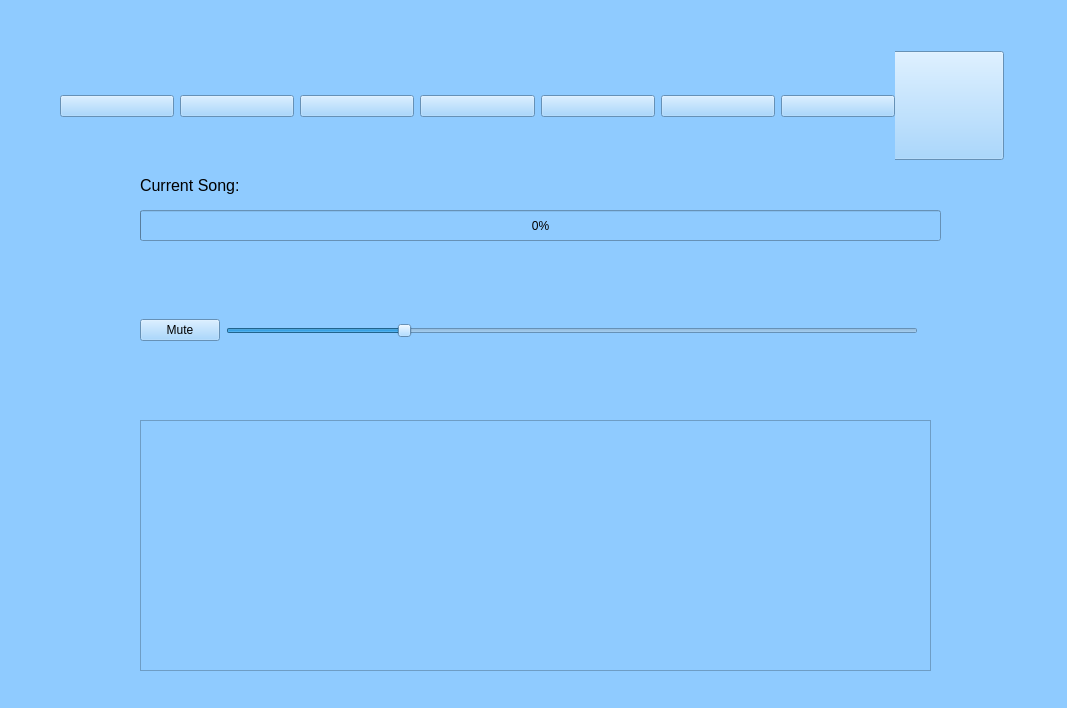
<?xml version="1.0" encoding="UTF-8"?>
<ui version="4.0">
 <class>Widget</class>
 <widget class="QWidget" name="Widget">
  <property name="geometry">
   <rect>
    <x>0</x>
    <y>0</y>
    <width>1067</width>
    <height>708</height>
   </rect>
  </property>
  <property name="windowTitle">
   <string>Music Player</string>
  </property>
  <property name="styleSheet">
   <string notr="true">
background-color: rgb(143, 203, 255);</string>
  </property>
  <widget class="QTableView" name="playlistView">
   <property name="geometry">
    <rect>
     <x>140</x>
     <y>420</y>
     <width>791</width>
     <height>251</height>
    </rect>
   </property>
  </widget>
  <widget class="QWidget" name="layoutWidget">
   <property name="geometry">
    <rect>
     <x>140</x>
     <y>270</y>
     <width>791</width>
     <height>121</height>
    </rect>
   </property>
   <layout class="QHBoxLayout" name="horizontalLayout_2">
    <item>
     <widget class="QPushButton" name="mute">
      <property name="text">
       <string>Mute</string>
      </property>
      <property name="icon">
       <iconset resource="newres.qrc">
        <normaloff>:/resnew/Resources/icons8-audio-100.png</normaloff>:/resnew/Resources/icons8-audio-100.png</iconset>
      </property>
      <property name="iconSize">
       <size>
        <width>100</width>
        <height>100</height>
       </size>
      </property>
     </widget>
    </item>
    <item>
     <widget class="QSlider" name="volume">
      <property name="cursor">
       <cursorShape>OpenHandCursor</cursorShape>
      </property>
      <property name="autoFillBackground">
       <bool>false</bool>
      </property>
      <property name="value">
       <number>25</number>
      </property>
      <property name="orientation">
       <enum>Qt::Horizontal</enum>
      </property>
     </widget>
    </item>
    <item>
     <widget class="QLabel" name="label">
      <property name="text">
       <string/>
      </property>
      <property name="pixmap">
       <pixmap resource="newres.qrc">:/resnew/Resources/icons8-adjust-100.png</pixmap>
      </property>
     </widget>
    </item>
   </layout>
  </widget>
  <widget class="QLabel" name="label_2">
   <property name="geometry">
    <rect>
     <x>140</x>
     <y>170</y>
     <width>141</width>
     <height>31</height>
    </rect>
   </property>
   <property name="text">
    <string>&lt;html&gt;&lt;head/&gt;&lt;body&gt;&lt;p&gt;&lt;span style=&quot; font-size:12pt;&quot;&gt;Current Song:&lt;/span&gt;&lt;/p&gt;&lt;/body&gt;&lt;/html&gt;</string>
   </property>
  </widget>
  <widget class="QProgressBar" name="progressBar">
   <property name="geometry">
    <rect>
     <x>140</x>
     <y>210</y>
     <width>801</width>
     <height>31</height>
    </rect>
   </property>
   <property name="value">
    <number>0</number>
   </property>
  </widget>
  <widget class="QLabel" name="currentTrack">
   <property name="geometry">
    <rect>
     <x>280</x>
     <y>170</y>
     <width>661</width>
     <height>31</height>
    </rect>
   </property>
   <property name="text">
    <string>&lt;html&gt;&lt;head/&gt;&lt;body&gt;&lt;p&gt;&lt;span style=&quot; font-size:16pt;&quot;/&gt;&lt;/p&gt;&lt;/body&gt;&lt;/html&gt;</string>
   </property>
  </widget>
  <widget class="QPushButton" name="next">
   <property name="geometry">
    <rect>
     <x>891</x>
     <y>51</y>
     <width>113</width>
     <height>109</height>
    </rect>
   </property>
   <property name="text">
    <string/>
   </property>
   <property name="icon">
    <iconset resource="newres.qrc">
     <normaloff>:/resnew/Resources/icons8-next-page-100.png</normaloff>:/resnew/Resources/icons8-next-page-100.png</iconset>
   </property>
   <property name="iconSize">
    <size>
     <width>100</width>
     <height>100</height>
    </size>
   </property>
  </widget>
  <widget class="QWidget" name="layoutWidget">
   <property name="geometry">
    <rect>
     <x>60</x>
     <y>51</y>
     <width>835</width>
     <height>111</height>
    </rect>
   </property>
   <layout class="QHBoxLayout" name="horizontalLayout">
    <item>
     <widget class="QPushButton" name="file">
      <property name="palette">
       <palette>
        <active>
         <colorrole role="Button">
          <brush brushstyle="SolidPattern">
           <color alpha="255">
            <red>143</red>
            <green>203</green>
            <blue>255</blue>
           </color>
          </brush>
         </colorrole>
         <colorrole role="Base">
          <brush brushstyle="SolidPattern">
           <color alpha="255">
            <red>143</red>
            <green>203</green>
            <blue>255</blue>
           </color>
          </brush>
         </colorrole>
         <colorrole role="Window">
          <brush brushstyle="SolidPattern">
           <color alpha="255">
            <red>143</red>
            <green>203</green>
            <blue>255</blue>
           </color>
          </brush>
         </colorrole>
        </active>
        <inactive>
         <colorrole role="Button">
          <brush brushstyle="SolidPattern">
           <color alpha="255">
            <red>143</red>
            <green>203</green>
            <blue>255</blue>
           </color>
          </brush>
         </colorrole>
         <colorrole role="Base">
          <brush brushstyle="SolidPattern">
           <color alpha="255">
            <red>143</red>
            <green>203</green>
            <blue>255</blue>
           </color>
          </brush>
         </colorrole>
         <colorrole role="Window">
          <brush brushstyle="SolidPattern">
           <color alpha="255">
            <red>143</red>
            <green>203</green>
            <blue>255</blue>
           </color>
          </brush>
         </colorrole>
        </inactive>
        <disabled>
         <colorrole role="Button">
          <brush brushstyle="SolidPattern">
           <color alpha="255">
            <red>143</red>
            <green>203</green>
            <blue>255</blue>
           </color>
          </brush>
         </colorrole>
         <colorrole role="Base">
          <brush brushstyle="SolidPattern">
           <color alpha="255">
            <red>143</red>
            <green>203</green>
            <blue>255</blue>
           </color>
          </brush>
         </colorrole>
         <colorrole role="Window">
          <brush brushstyle="SolidPattern">
           <color alpha="255">
            <red>143</red>
            <green>203</green>
            <blue>255</blue>
           </color>
          </brush>
         </colorrole>
        </disabled>
       </palette>
      </property>
      <property name="styleSheet">
       <string notr="true"/>
      </property>
      <property name="text">
       <string/>
      </property>
      <property name="icon">
       <iconset resource="newres.qrc">
        <normaloff>:/resnew/Resources/icons8-file-100.png</normaloff>:/resnew/Resources/icons8-file-100.png</iconset>
      </property>
      <property name="iconSize">
       <size>
        <width>100</width>
        <height>100</height>
       </size>
      </property>
     </widget>
    </item>
    <item>
     <widget class="QPushButton" name="previous">
      <property name="text">
       <string/>
      </property>
      <property name="icon">
       <iconset resource="newres.qrc">
        <normaloff>:/resnew/Resources/icons8-previous-page-100.png</normaloff>:/resnew/Resources/icons8-previous-page-100.png</iconset>
      </property>
      <property name="iconSize">
       <size>
        <width>100</width>
        <height>100</height>
       </size>
      </property>
     </widget>
    </item>
    <item>
     <widget class="QPushButton" name="rewind">
      <property name="text">
       <string/>
      </property>
      <property name="icon">
       <iconset resource="newres.qrc">
        <normaloff>:/resnew/Resources/icons8-replay-10-100.png</normaloff>:/resnew/Resources/icons8-replay-10-100.png</iconset>
      </property>
      <property name="iconSize">
       <size>
        <width>100</width>
        <height>100</height>
       </size>
      </property>
     </widget>
    </item>
    <item>
     <widget class="QPushButton" name="play">
      <property name="palette">
       <palette>
        <active>
         <colorrole role="WindowText">
          <brush brushstyle="SolidPattern">
           <color alpha="255">
            <red>0</red>
            <green>0</green>
            <blue>0</blue>
           </color>
          </brush>
         </colorrole>
         <colorrole role="Button">
          <brush brushstyle="SolidPattern">
           <color alpha="255">
            <red>143</red>
            <green>203</green>
            <blue>255</blue>
           </color>
          </brush>
         </colorrole>
         <colorrole role="Light">
          <brush brushstyle="SolidPattern">
           <color alpha="255">
            <red>255</red>
            <green>255</green>
            <blue>255</blue>
           </color>
          </brush>
         </colorrole>
         <colorrole role="Midlight">
          <brush brushstyle="SolidPattern">
           <color alpha="255">
            <red>255</red>
            <green>255</green>
            <blue>255</blue>
           </color>
          </brush>
         </colorrole>
         <colorrole role="Dark">
          <brush brushstyle="SolidPattern">
           <color alpha="255">
            <red>127</red>
            <green>127</green>
            <blue>127</blue>
           </color>
          </brush>
         </colorrole>
         <colorrole role="Mid">
          <brush brushstyle="SolidPattern">
           <color alpha="255">
            <red>170</red>
            <green>170</green>
            <blue>170</blue>
           </color>
          </brush>
         </colorrole>
         <colorrole role="Text">
          <brush brushstyle="SolidPattern">
           <color alpha="255">
            <red>0</red>
            <green>0</green>
            <blue>0</blue>
           </color>
          </brush>
         </colorrole>
         <colorrole role="BrightText">
          <brush brushstyle="SolidPattern">
           <color alpha="255">
            <red>255</red>
            <green>255</green>
            <blue>255</blue>
           </color>
          </brush>
         </colorrole>
         <colorrole role="ButtonText">
          <brush brushstyle="SolidPattern">
           <color alpha="255">
            <red>0</red>
            <green>0</green>
            <blue>0</blue>
           </color>
          </brush>
         </colorrole>
         <colorrole role="Base">
          <brush brushstyle="SolidPattern">
           <color alpha="255">
            <red>143</red>
            <green>203</green>
            <blue>255</blue>
           </color>
          </brush>
         </colorrole>
         <colorrole role="Window">
          <brush brushstyle="SolidPattern">
           <color alpha="255">
            <red>143</red>
            <green>203</green>
            <blue>255</blue>
           </color>
          </brush>
         </colorrole>
         <colorrole role="Shadow">
          <brush brushstyle="SolidPattern">
           <color alpha="255">
            <red>0</red>
            <green>0</green>
            <blue>0</blue>
           </color>
          </brush>
         </colorrole>
         <colorrole role="AlternateBase">
          <brush brushstyle="SolidPattern">
           <color alpha="255">
            <red>255</red>
            <green>255</green>
            <blue>255</blue>
           </color>
          </brush>
         </colorrole>
         <colorrole role="ToolTipBase">
          <brush brushstyle="SolidPattern">
           <color alpha="255">
            <red>255</red>
            <green>255</green>
            <blue>220</blue>
           </color>
          </brush>
         </colorrole>
         <colorrole role="ToolTipText">
          <brush brushstyle="SolidPattern">
           <color alpha="255">
            <red>0</red>
            <green>0</green>
            <blue>0</blue>
           </color>
          </brush>
         </colorrole>
         <colorrole role="PlaceholderText">
          <brush brushstyle="SolidPattern">
           <color alpha="128">
            <red>0</red>
            <green>0</green>
            <blue>0</blue>
           </color>
          </brush>
         </colorrole>
        </active>
        <inactive>
         <colorrole role="WindowText">
          <brush brushstyle="SolidPattern">
           <color alpha="255">
            <red>0</red>
            <green>0</green>
            <blue>0</blue>
           </color>
          </brush>
         </colorrole>
         <colorrole role="Button">
          <brush brushstyle="SolidPattern">
           <color alpha="255">
            <red>143</red>
            <green>203</green>
            <blue>255</blue>
           </color>
          </brush>
         </colorrole>
         <colorrole role="Light">
          <brush brushstyle="SolidPattern">
           <color alpha="255">
            <red>255</red>
            <green>255</green>
            <blue>255</blue>
           </color>
          </brush>
         </colorrole>
         <colorrole role="Midlight">
          <brush brushstyle="SolidPattern">
           <color alpha="255">
            <red>255</red>
            <green>255</green>
            <blue>255</blue>
           </color>
          </brush>
         </colorrole>
         <colorrole role="Dark">
          <brush brushstyle="SolidPattern">
           <color alpha="255">
            <red>127</red>
            <green>127</green>
            <blue>127</blue>
           </color>
          </brush>
         </colorrole>
         <colorrole role="Mid">
          <brush brushstyle="SolidPattern">
           <color alpha="255">
            <red>170</red>
            <green>170</green>
            <blue>170</blue>
           </color>
          </brush>
         </colorrole>
         <colorrole role="Text">
          <brush brushstyle="SolidPattern">
           <color alpha="255">
            <red>0</red>
            <green>0</green>
            <blue>0</blue>
           </color>
          </brush>
         </colorrole>
         <colorrole role="BrightText">
          <brush brushstyle="SolidPattern">
           <color alpha="255">
            <red>255</red>
            <green>255</green>
            <blue>255</blue>
           </color>
          </brush>
         </colorrole>
         <colorrole role="ButtonText">
          <brush brushstyle="SolidPattern">
           <color alpha="255">
            <red>0</red>
            <green>0</green>
            <blue>0</blue>
           </color>
          </brush>
         </colorrole>
         <colorrole role="Base">
          <brush brushstyle="SolidPattern">
           <color alpha="255">
            <red>143</red>
            <green>203</green>
            <blue>255</blue>
           </color>
          </brush>
         </colorrole>
         <colorrole role="Window">
          <brush brushstyle="SolidPattern">
           <color alpha="255">
            <red>143</red>
            <green>203</green>
            <blue>255</blue>
           </color>
          </brush>
         </colorrole>
         <colorrole role="Shadow">
          <brush brushstyle="SolidPattern">
           <color alpha="255">
            <red>0</red>
            <green>0</green>
            <blue>0</blue>
           </color>
          </brush>
         </colorrole>
         <colorrole role="AlternateBase">
          <brush brushstyle="SolidPattern">
           <color alpha="255">
            <red>255</red>
            <green>255</green>
            <blue>255</blue>
           </color>
          </brush>
         </colorrole>
         <colorrole role="ToolTipBase">
          <brush brushstyle="SolidPattern">
           <color alpha="255">
            <red>255</red>
            <green>255</green>
            <blue>220</blue>
           </color>
          </brush>
         </colorrole>
         <colorrole role="ToolTipText">
          <brush brushstyle="SolidPattern">
           <color alpha="255">
            <red>0</red>
            <green>0</green>
            <blue>0</blue>
           </color>
          </brush>
         </colorrole>
         <colorrole role="PlaceholderText">
          <brush brushstyle="SolidPattern">
           <color alpha="128">
            <red>0</red>
            <green>0</green>
            <blue>0</blue>
           </color>
          </brush>
         </colorrole>
        </inactive>
        <disabled>
         <colorrole role="WindowText">
          <brush brushstyle="SolidPattern">
           <color alpha="255">
            <red>127</red>
            <green>127</green>
            <blue>127</blue>
           </color>
          </brush>
         </colorrole>
         <colorrole role="Button">
          <brush brushstyle="SolidPattern">
           <color alpha="255">
            <red>143</red>
            <green>203</green>
            <blue>255</blue>
           </color>
          </brush>
         </colorrole>
         <colorrole role="Light">
          <brush brushstyle="SolidPattern">
           <color alpha="255">
            <red>255</red>
            <green>255</green>
            <blue>255</blue>
           </color>
          </brush>
         </colorrole>
         <colorrole role="Midlight">
          <brush brushstyle="SolidPattern">
           <color alpha="255">
            <red>255</red>
            <green>255</green>
            <blue>255</blue>
           </color>
          </brush>
         </colorrole>
         <colorrole role="Dark">
          <brush brushstyle="SolidPattern">
           <color alpha="255">
            <red>127</red>
            <green>127</green>
            <blue>127</blue>
           </color>
          </brush>
         </colorrole>
         <colorrole role="Mid">
          <brush brushstyle="SolidPattern">
           <color alpha="255">
            <red>170</red>
            <green>170</green>
            <blue>170</blue>
           </color>
          </brush>
         </colorrole>
         <colorrole role="Text">
          <brush brushstyle="SolidPattern">
           <color alpha="255">
            <red>127</red>
            <green>127</green>
            <blue>127</blue>
           </color>
          </brush>
         </colorrole>
         <colorrole role="BrightText">
          <brush brushstyle="SolidPattern">
           <color alpha="255">
            <red>255</red>
            <green>255</green>
            <blue>255</blue>
           </color>
          </brush>
         </colorrole>
         <colorrole role="ButtonText">
          <brush brushstyle="SolidPattern">
           <color alpha="255">
            <red>127</red>
            <green>127</green>
            <blue>127</blue>
           </color>
          </brush>
         </colorrole>
         <colorrole role="Base">
          <brush brushstyle="SolidPattern">
           <color alpha="255">
            <red>143</red>
            <green>203</green>
            <blue>255</blue>
           </color>
          </brush>
         </colorrole>
         <colorrole role="Window">
          <brush brushstyle="SolidPattern">
           <color alpha="255">
            <red>143</red>
            <green>203</green>
            <blue>255</blue>
           </color>
          </brush>
         </colorrole>
         <colorrole role="Shadow">
          <brush brushstyle="SolidPattern">
           <color alpha="255">
            <red>0</red>
            <green>0</green>
            <blue>0</blue>
           </color>
          </brush>
         </colorrole>
         <colorrole role="AlternateBase">
          <brush brushstyle="SolidPattern">
           <color alpha="255">
            <red>255</red>
            <green>255</green>
            <blue>255</blue>
           </color>
          </brush>
         </colorrole>
         <colorrole role="ToolTipBase">
          <brush brushstyle="SolidPattern">
           <color alpha="255">
            <red>255</red>
            <green>255</green>
            <blue>220</blue>
           </color>
          </brush>
         </colorrole>
         <colorrole role="ToolTipText">
          <brush brushstyle="SolidPattern">
           <color alpha="255">
            <red>0</red>
            <green>0</green>
            <blue>0</blue>
           </color>
          </brush>
         </colorrole>
         <colorrole role="PlaceholderText">
          <brush brushstyle="SolidPattern">
           <color alpha="128">
            <red>0</red>
            <green>0</green>
            <blue>0</blue>
           </color>
          </brush>
         </colorrole>
        </disabled>
       </palette>
      </property>
      <property name="text">
       <string/>
      </property>
      <property name="icon">
       <iconset resource="newres.qrc">
        <normaloff>:/resnew/Resources/icons8-circled-play-100.png</normaloff>:/resnew/Resources/icons8-circled-play-100.png</iconset>
      </property>
      <property name="iconSize">
       <size>
        <width>100</width>
        <height>100</height>
       </size>
      </property>
     </widget>
    </item>
    <item>
     <widget class="QPushButton" name="pause">
      <property name="palette">
       <palette>
        <active>
         <colorrole role="WindowText">
          <brush brushstyle="SolidPattern">
           <color alpha="255">
            <red>0</red>
            <green>0</green>
            <blue>0</blue>
           </color>
          </brush>
         </colorrole>
         <colorrole role="Button">
          <brush brushstyle="SolidPattern">
           <color alpha="255">
            <red>143</red>
            <green>203</green>
            <blue>255</blue>
           </color>
          </brush>
         </colorrole>
         <colorrole role="Light">
          <brush brushstyle="SolidPattern">
           <color alpha="255">
            <red>255</red>
            <green>255</green>
            <blue>255</blue>
           </color>
          </brush>
         </colorrole>
         <colorrole role="Midlight">
          <brush brushstyle="SolidPattern">
           <color alpha="255">
            <red>255</red>
            <green>255</green>
            <blue>255</blue>
           </color>
          </brush>
         </colorrole>
         <colorrole role="Dark">
          <brush brushstyle="SolidPattern">
           <color alpha="255">
            <red>127</red>
            <green>127</green>
            <blue>127</blue>
           </color>
          </brush>
         </colorrole>
         <colorrole role="Mid">
          <brush brushstyle="SolidPattern">
           <color alpha="255">
            <red>170</red>
            <green>170</green>
            <blue>170</blue>
           </color>
          </brush>
         </colorrole>
         <colorrole role="Text">
          <brush brushstyle="SolidPattern">
           <color alpha="255">
            <red>0</red>
            <green>0</green>
            <blue>0</blue>
           </color>
          </brush>
         </colorrole>
         <colorrole role="BrightText">
          <brush brushstyle="SolidPattern">
           <color alpha="255">
            <red>255</red>
            <green>255</green>
            <blue>255</blue>
           </color>
          </brush>
         </colorrole>
         <colorrole role="ButtonText">
          <brush brushstyle="SolidPattern">
           <color alpha="255">
            <red>0</red>
            <green>0</green>
            <blue>0</blue>
           </color>
          </brush>
         </colorrole>
         <colorrole role="Base">
          <brush brushstyle="SolidPattern">
           <color alpha="255">
            <red>143</red>
            <green>203</green>
            <blue>255</blue>
           </color>
          </brush>
         </colorrole>
         <colorrole role="Window">
          <brush brushstyle="SolidPattern">
           <color alpha="255">
            <red>143</red>
            <green>203</green>
            <blue>255</blue>
           </color>
          </brush>
         </colorrole>
         <colorrole role="Shadow">
          <brush brushstyle="SolidPattern">
           <color alpha="255">
            <red>0</red>
            <green>0</green>
            <blue>0</blue>
           </color>
          </brush>
         </colorrole>
         <colorrole role="AlternateBase">
          <brush brushstyle="SolidPattern">
           <color alpha="255">
            <red>255</red>
            <green>255</green>
            <blue>255</blue>
           </color>
          </brush>
         </colorrole>
         <colorrole role="ToolTipBase">
          <brush brushstyle="SolidPattern">
           <color alpha="255">
            <red>255</red>
            <green>255</green>
            <blue>220</blue>
           </color>
          </brush>
         </colorrole>
         <colorrole role="ToolTipText">
          <brush brushstyle="SolidPattern">
           <color alpha="255">
            <red>0</red>
            <green>0</green>
            <blue>0</blue>
           </color>
          </brush>
         </colorrole>
         <colorrole role="PlaceholderText">
          <brush brushstyle="SolidPattern">
           <color alpha="128">
            <red>0</red>
            <green>0</green>
            <blue>0</blue>
           </color>
          </brush>
         </colorrole>
        </active>
        <inactive>
         <colorrole role="WindowText">
          <brush brushstyle="SolidPattern">
           <color alpha="255">
            <red>0</red>
            <green>0</green>
            <blue>0</blue>
           </color>
          </brush>
         </colorrole>
         <colorrole role="Button">
          <brush brushstyle="SolidPattern">
           <color alpha="255">
            <red>143</red>
            <green>203</green>
            <blue>255</blue>
           </color>
          </brush>
         </colorrole>
         <colorrole role="Light">
          <brush brushstyle="SolidPattern">
           <color alpha="255">
            <red>255</red>
            <green>255</green>
            <blue>255</blue>
           </color>
          </brush>
         </colorrole>
         <colorrole role="Midlight">
          <brush brushstyle="SolidPattern">
           <color alpha="255">
            <red>255</red>
            <green>255</green>
            <blue>255</blue>
           </color>
          </brush>
         </colorrole>
         <colorrole role="Dark">
          <brush brushstyle="SolidPattern">
           <color alpha="255">
            <red>127</red>
            <green>127</green>
            <blue>127</blue>
           </color>
          </brush>
         </colorrole>
         <colorrole role="Mid">
          <brush brushstyle="SolidPattern">
           <color alpha="255">
            <red>170</red>
            <green>170</green>
            <blue>170</blue>
           </color>
          </brush>
         </colorrole>
         <colorrole role="Text">
          <brush brushstyle="SolidPattern">
           <color alpha="255">
            <red>0</red>
            <green>0</green>
            <blue>0</blue>
           </color>
          </brush>
         </colorrole>
         <colorrole role="BrightText">
          <brush brushstyle="SolidPattern">
           <color alpha="255">
            <red>255</red>
            <green>255</green>
            <blue>255</blue>
           </color>
          </brush>
         </colorrole>
         <colorrole role="ButtonText">
          <brush brushstyle="SolidPattern">
           <color alpha="255">
            <red>0</red>
            <green>0</green>
            <blue>0</blue>
           </color>
          </brush>
         </colorrole>
         <colorrole role="Base">
          <brush brushstyle="SolidPattern">
           <color alpha="255">
            <red>143</red>
            <green>203</green>
            <blue>255</blue>
           </color>
          </brush>
         </colorrole>
         <colorrole role="Window">
          <brush brushstyle="SolidPattern">
           <color alpha="255">
            <red>143</red>
            <green>203</green>
            <blue>255</blue>
           </color>
          </brush>
         </colorrole>
         <colorrole role="Shadow">
          <brush brushstyle="SolidPattern">
           <color alpha="255">
            <red>0</red>
            <green>0</green>
            <blue>0</blue>
           </color>
          </brush>
         </colorrole>
         <colorrole role="AlternateBase">
          <brush brushstyle="SolidPattern">
           <color alpha="255">
            <red>255</red>
            <green>255</green>
            <blue>255</blue>
           </color>
          </brush>
         </colorrole>
         <colorrole role="ToolTipBase">
          <brush brushstyle="SolidPattern">
           <color alpha="255">
            <red>255</red>
            <green>255</green>
            <blue>220</blue>
           </color>
          </brush>
         </colorrole>
         <colorrole role="ToolTipText">
          <brush brushstyle="SolidPattern">
           <color alpha="255">
            <red>0</red>
            <green>0</green>
            <blue>0</blue>
           </color>
          </brush>
         </colorrole>
         <colorrole role="PlaceholderText">
          <brush brushstyle="SolidPattern">
           <color alpha="128">
            <red>0</red>
            <green>0</green>
            <blue>0</blue>
           </color>
          </brush>
         </colorrole>
        </inactive>
        <disabled>
         <colorrole role="WindowText">
          <brush brushstyle="SolidPattern">
           <color alpha="255">
            <red>127</red>
            <green>127</green>
            <blue>127</blue>
           </color>
          </brush>
         </colorrole>
         <colorrole role="Button">
          <brush brushstyle="SolidPattern">
           <color alpha="255">
            <red>143</red>
            <green>203</green>
            <blue>255</blue>
           </color>
          </brush>
         </colorrole>
         <colorrole role="Light">
          <brush brushstyle="SolidPattern">
           <color alpha="255">
            <red>255</red>
            <green>255</green>
            <blue>255</blue>
           </color>
          </brush>
         </colorrole>
         <colorrole role="Midlight">
          <brush brushstyle="SolidPattern">
           <color alpha="255">
            <red>255</red>
            <green>255</green>
            <blue>255</blue>
           </color>
          </brush>
         </colorrole>
         <colorrole role="Dark">
          <brush brushstyle="SolidPattern">
           <color alpha="255">
            <red>127</red>
            <green>127</green>
            <blue>127</blue>
           </color>
          </brush>
         </colorrole>
         <colorrole role="Mid">
          <brush brushstyle="SolidPattern">
           <color alpha="255">
            <red>170</red>
            <green>170</green>
            <blue>170</blue>
           </color>
          </brush>
         </colorrole>
         <colorrole role="Text">
          <brush brushstyle="SolidPattern">
           <color alpha="255">
            <red>127</red>
            <green>127</green>
            <blue>127</blue>
           </color>
          </brush>
         </colorrole>
         <colorrole role="BrightText">
          <brush brushstyle="SolidPattern">
           <color alpha="255">
            <red>255</red>
            <green>255</green>
            <blue>255</blue>
           </color>
          </brush>
         </colorrole>
         <colorrole role="ButtonText">
          <brush brushstyle="SolidPattern">
           <color alpha="255">
            <red>127</red>
            <green>127</green>
            <blue>127</blue>
           </color>
          </brush>
         </colorrole>
         <colorrole role="Base">
          <brush brushstyle="SolidPattern">
           <color alpha="255">
            <red>143</red>
            <green>203</green>
            <blue>255</blue>
           </color>
          </brush>
         </colorrole>
         <colorrole role="Window">
          <brush brushstyle="SolidPattern">
           <color alpha="255">
            <red>143</red>
            <green>203</green>
            <blue>255</blue>
           </color>
          </brush>
         </colorrole>
         <colorrole role="Shadow">
          <brush brushstyle="SolidPattern">
           <color alpha="255">
            <red>0</red>
            <green>0</green>
            <blue>0</blue>
           </color>
          </brush>
         </colorrole>
         <colorrole role="AlternateBase">
          <brush brushstyle="SolidPattern">
           <color alpha="255">
            <red>255</red>
            <green>255</green>
            <blue>255</blue>
           </color>
          </brush>
         </colorrole>
         <colorrole role="ToolTipBase">
          <brush brushstyle="SolidPattern">
           <color alpha="255">
            <red>255</red>
            <green>255</green>
            <blue>220</blue>
           </color>
          </brush>
         </colorrole>
         <colorrole role="ToolTipText">
          <brush brushstyle="SolidPattern">
           <color alpha="255">
            <red>0</red>
            <green>0</green>
            <blue>0</blue>
           </color>
          </brush>
         </colorrole>
         <colorrole role="PlaceholderText">
          <brush brushstyle="SolidPattern">
           <color alpha="128">
            <red>0</red>
            <green>0</green>
            <blue>0</blue>
           </color>
          </brush>
         </colorrole>
        </disabled>
       </palette>
      </property>
      <property name="text">
       <string/>
      </property>
      <property name="icon">
       <iconset resource="newres.qrc">
        <normaloff>:/resnew/Resources/icons8-pause-button-100.png</normaloff>:/resnew/Resources/icons8-pause-button-100.png</iconset>
      </property>
      <property name="iconSize">
       <size>
        <width>100</width>
        <height>100</height>
       </size>
      </property>
     </widget>
    </item>
    <item>
     <widget class="QPushButton" name="ff">
      <property name="text">
       <string/>
      </property>
      <property name="icon">
       <iconset resource="newres.qrc">
        <normaloff>:/resnew/Resources/icons8-forward-10-100.png</normaloff>:/resnew/Resources/icons8-forward-10-100.png</iconset>
      </property>
      <property name="iconSize">
       <size>
        <width>100</width>
        <height>100</height>
       </size>
      </property>
     </widget>
    </item>
    <item>
     <widget class="QPushButton" name="stop">
      <property name="palette">
       <palette>
        <active>
         <colorrole role="WindowText">
          <brush brushstyle="SolidPattern">
           <color alpha="255">
            <red>0</red>
            <green>0</green>
            <blue>0</blue>
           </color>
          </brush>
         </colorrole>
         <colorrole role="Button">
          <brush brushstyle="SolidPattern">
           <color alpha="255">
            <red>143</red>
            <green>203</green>
            <blue>255</blue>
           </color>
          </brush>
         </colorrole>
         <colorrole role="Light">
          <brush brushstyle="SolidPattern">
           <color alpha="255">
            <red>255</red>
            <green>255</green>
            <blue>255</blue>
           </color>
          </brush>
         </colorrole>
         <colorrole role="Midlight">
          <brush brushstyle="SolidPattern">
           <color alpha="255">
            <red>255</red>
            <green>255</green>
            <blue>255</blue>
           </color>
          </brush>
         </colorrole>
         <colorrole role="Dark">
          <brush brushstyle="SolidPattern">
           <color alpha="255">
            <red>127</red>
            <green>127</green>
            <blue>127</blue>
           </color>
          </brush>
         </colorrole>
         <colorrole role="Mid">
          <brush brushstyle="SolidPattern">
           <color alpha="255">
            <red>170</red>
            <green>170</green>
            <blue>170</blue>
           </color>
          </brush>
         </colorrole>
         <colorrole role="Text">
          <brush brushstyle="SolidPattern">
           <color alpha="255">
            <red>0</red>
            <green>0</green>
            <blue>0</blue>
           </color>
          </brush>
         </colorrole>
         <colorrole role="BrightText">
          <brush brushstyle="SolidPattern">
           <color alpha="255">
            <red>255</red>
            <green>255</green>
            <blue>255</blue>
           </color>
          </brush>
         </colorrole>
         <colorrole role="ButtonText">
          <brush brushstyle="SolidPattern">
           <color alpha="255">
            <red>0</red>
            <green>0</green>
            <blue>0</blue>
           </color>
          </brush>
         </colorrole>
         <colorrole role="Base">
          <brush brushstyle="SolidPattern">
           <color alpha="255">
            <red>143</red>
            <green>203</green>
            <blue>255</blue>
           </color>
          </brush>
         </colorrole>
         <colorrole role="Window">
          <brush brushstyle="SolidPattern">
           <color alpha="255">
            <red>143</red>
            <green>203</green>
            <blue>255</blue>
           </color>
          </brush>
         </colorrole>
         <colorrole role="Shadow">
          <brush brushstyle="SolidPattern">
           <color alpha="255">
            <red>0</red>
            <green>0</green>
            <blue>0</blue>
           </color>
          </brush>
         </colorrole>
         <colorrole role="AlternateBase">
          <brush brushstyle="SolidPattern">
           <color alpha="255">
            <red>255</red>
            <green>255</green>
            <blue>255</blue>
           </color>
          </brush>
         </colorrole>
         <colorrole role="ToolTipBase">
          <brush brushstyle="SolidPattern">
           <color alpha="255">
            <red>255</red>
            <green>255</green>
            <blue>220</blue>
           </color>
          </brush>
         </colorrole>
         <colorrole role="ToolTipText">
          <brush brushstyle="SolidPattern">
           <color alpha="255">
            <red>0</red>
            <green>0</green>
            <blue>0</blue>
           </color>
          </brush>
         </colorrole>
         <colorrole role="PlaceholderText">
          <brush brushstyle="SolidPattern">
           <color alpha="128">
            <red>0</red>
            <green>0</green>
            <blue>0</blue>
           </color>
          </brush>
         </colorrole>
        </active>
        <inactive>
         <colorrole role="WindowText">
          <brush brushstyle="SolidPattern">
           <color alpha="255">
            <red>0</red>
            <green>0</green>
            <blue>0</blue>
           </color>
          </brush>
         </colorrole>
         <colorrole role="Button">
          <brush brushstyle="SolidPattern">
           <color alpha="255">
            <red>143</red>
            <green>203</green>
            <blue>255</blue>
           </color>
          </brush>
         </colorrole>
         <colorrole role="Light">
          <brush brushstyle="SolidPattern">
           <color alpha="255">
            <red>255</red>
            <green>255</green>
            <blue>255</blue>
           </color>
          </brush>
         </colorrole>
         <colorrole role="Midlight">
          <brush brushstyle="SolidPattern">
           <color alpha="255">
            <red>255</red>
            <green>255</green>
            <blue>255</blue>
           </color>
          </brush>
         </colorrole>
         <colorrole role="Dark">
          <brush brushstyle="SolidPattern">
           <color alpha="255">
            <red>127</red>
            <green>127</green>
            <blue>127</blue>
           </color>
          </brush>
         </colorrole>
         <colorrole role="Mid">
          <brush brushstyle="SolidPattern">
           <color alpha="255">
            <red>170</red>
            <green>170</green>
            <blue>170</blue>
           </color>
          </brush>
         </colorrole>
         <colorrole role="Text">
          <brush brushstyle="SolidPattern">
           <color alpha="255">
            <red>0</red>
            <green>0</green>
            <blue>0</blue>
           </color>
          </brush>
         </colorrole>
         <colorrole role="BrightText">
          <brush brushstyle="SolidPattern">
           <color alpha="255">
            <red>255</red>
            <green>255</green>
            <blue>255</blue>
           </color>
          </brush>
         </colorrole>
         <colorrole role="ButtonText">
          <brush brushstyle="SolidPattern">
           <color alpha="255">
            <red>0</red>
            <green>0</green>
            <blue>0</blue>
           </color>
          </brush>
         </colorrole>
         <colorrole role="Base">
          <brush brushstyle="SolidPattern">
           <color alpha="255">
            <red>143</red>
            <green>203</green>
            <blue>255</blue>
           </color>
          </brush>
         </colorrole>
         <colorrole role="Window">
          <brush brushstyle="SolidPattern">
           <color alpha="255">
            <red>143</red>
            <green>203</green>
            <blue>255</blue>
           </color>
          </brush>
         </colorrole>
         <colorrole role="Shadow">
          <brush brushstyle="SolidPattern">
           <color alpha="255">
            <red>0</red>
            <green>0</green>
            <blue>0</blue>
           </color>
          </brush>
         </colorrole>
         <colorrole role="AlternateBase">
          <brush brushstyle="SolidPattern">
           <color alpha="255">
            <red>255</red>
            <green>255</green>
            <blue>255</blue>
           </color>
          </brush>
         </colorrole>
         <colorrole role="ToolTipBase">
          <brush brushstyle="SolidPattern">
           <color alpha="255">
            <red>255</red>
            <green>255</green>
            <blue>220</blue>
           </color>
          </brush>
         </colorrole>
         <colorrole role="ToolTipText">
          <brush brushstyle="SolidPattern">
           <color alpha="255">
            <red>0</red>
            <green>0</green>
            <blue>0</blue>
           </color>
          </brush>
         </colorrole>
         <colorrole role="PlaceholderText">
          <brush brushstyle="SolidPattern">
           <color alpha="128">
            <red>0</red>
            <green>0</green>
            <blue>0</blue>
           </color>
          </brush>
         </colorrole>
        </inactive>
        <disabled>
         <colorrole role="WindowText">
          <brush brushstyle="SolidPattern">
           <color alpha="255">
            <red>127</red>
            <green>127</green>
            <blue>127</blue>
           </color>
          </brush>
         </colorrole>
         <colorrole role="Button">
          <brush brushstyle="SolidPattern">
           <color alpha="255">
            <red>143</red>
            <green>203</green>
            <blue>255</blue>
           </color>
          </brush>
         </colorrole>
         <colorrole role="Light">
          <brush brushstyle="SolidPattern">
           <color alpha="255">
            <red>255</red>
            <green>255</green>
            <blue>255</blue>
           </color>
          </brush>
         </colorrole>
         <colorrole role="Midlight">
          <brush brushstyle="SolidPattern">
           <color alpha="255">
            <red>255</red>
            <green>255</green>
            <blue>255</blue>
           </color>
          </brush>
         </colorrole>
         <colorrole role="Dark">
          <brush brushstyle="SolidPattern">
           <color alpha="255">
            <red>127</red>
            <green>127</green>
            <blue>127</blue>
           </color>
          </brush>
         </colorrole>
         <colorrole role="Mid">
          <brush brushstyle="SolidPattern">
           <color alpha="255">
            <red>170</red>
            <green>170</green>
            <blue>170</blue>
           </color>
          </brush>
         </colorrole>
         <colorrole role="Text">
          <brush brushstyle="SolidPattern">
           <color alpha="255">
            <red>127</red>
            <green>127</green>
            <blue>127</blue>
           </color>
          </brush>
         </colorrole>
         <colorrole role="BrightText">
          <brush brushstyle="SolidPattern">
           <color alpha="255">
            <red>255</red>
            <green>255</green>
            <blue>255</blue>
           </color>
          </brush>
         </colorrole>
         <colorrole role="ButtonText">
          <brush brushstyle="SolidPattern">
           <color alpha="255">
            <red>127</red>
            <green>127</green>
            <blue>127</blue>
           </color>
          </brush>
         </colorrole>
         <colorrole role="Base">
          <brush brushstyle="SolidPattern">
           <color alpha="255">
            <red>143</red>
            <green>203</green>
            <blue>255</blue>
           </color>
          </brush>
         </colorrole>
         <colorrole role="Window">
          <brush brushstyle="SolidPattern">
           <color alpha="255">
            <red>143</red>
            <green>203</green>
            <blue>255</blue>
           </color>
          </brush>
         </colorrole>
         <colorrole role="Shadow">
          <brush brushstyle="SolidPattern">
           <color alpha="255">
            <red>0</red>
            <green>0</green>
            <blue>0</blue>
           </color>
          </brush>
         </colorrole>
         <colorrole role="AlternateBase">
          <brush brushstyle="SolidPattern">
           <color alpha="255">
            <red>255</red>
            <green>255</green>
            <blue>255</blue>
           </color>
          </brush>
         </colorrole>
         <colorrole role="ToolTipBase">
          <brush brushstyle="SolidPattern">
           <color alpha="255">
            <red>255</red>
            <green>255</green>
            <blue>220</blue>
           </color>
          </brush>
         </colorrole>
         <colorrole role="ToolTipText">
          <brush brushstyle="SolidPattern">
           <color alpha="255">
            <red>0</red>
            <green>0</green>
            <blue>0</blue>
           </color>
          </brush>
         </colorrole>
         <colorrole role="PlaceholderText">
          <brush brushstyle="SolidPattern">
           <color alpha="128">
            <red>0</red>
            <green>0</green>
            <blue>0</blue>
           </color>
          </brush>
         </colorrole>
        </disabled>
       </palette>
      </property>
      <property name="text">
       <string/>
      </property>
      <property name="icon">
       <iconset resource="newres.qrc">
        <normaloff>:/resnew/Resources/icons8-stop-100.png</normaloff>:/resnew/Resources/icons8-stop-100.png</iconset>
      </property>
      <property name="iconSize">
       <size>
        <width>100</width>
        <height>100</height>
       </size>
      </property>
     </widget>
    </item>
   </layout>
  </widget>
 </widget>
 <resources>
  <include location="newres.qrc"/>
 </resources>
 <connections/>
</ui>
